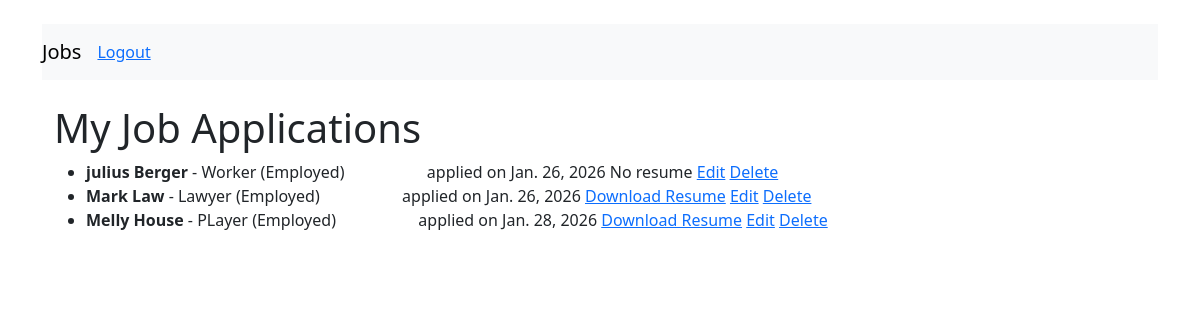
The app's page /jobcbv/ (signed in), older data.
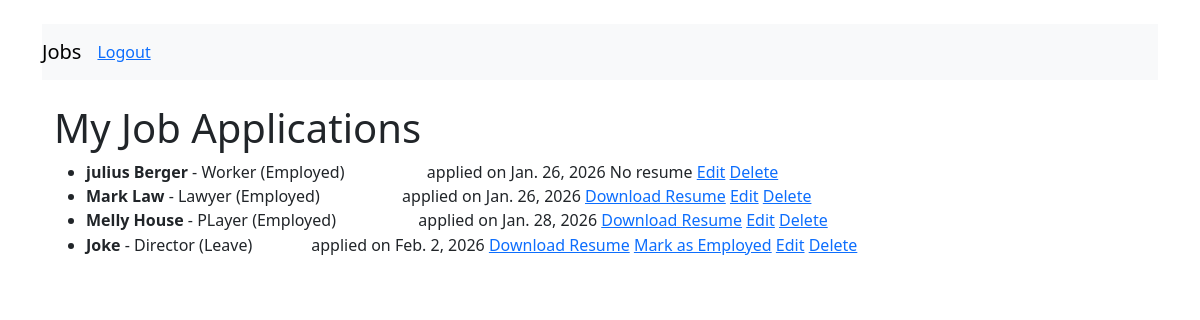
The same page, newer data.
### applications/models.py (models this page shows, shortened)
class JobApplication(models.Model):
    user = models.ForeignKey(User, on_delete=models.CASCADE)
    company = models.CharField(max_length=200)
    role = models.CharField(max_length=200)
    status = models.CharField(max_length=50)
    resume = models.FileField(upload_to='resumes/', blank=True, null=True)
    applied_date = models.DateField(auto_now_add=True)
    class Meta:
        permissions = [
            ("can_mark_employed", "Can mark job as employed"),
            ("can_approve_leave", "Can approve leave status"),
        ]

### applications/views.py (the view)
# urls.py: path('jobcbv/', JobListView.as_view(), name='job_list_cbv'),
class JobListView(LoginRequiredMixin, ListView):
    model = JobApplication
    template_name = 'applications/job_list.html'
    context_object_name = 'jobs'
    def get_queryset(self):
        return JobApplication.objects.filter(user=self.request.user)

### applications/templatetags/job_extras.py (called while the page is built)
@register.filter
def status_badge(value):
    if value.lower() == 'employed':
        return 'badge-success'
    elif value.lower() == 'leave':
        return 'badge-warning'
    else:
        return 'badge-secondary'

### applications/templates/applications/job_list.html (shortened to what this page needs)
{% extends "applications/base.html" %}
{% load job_extras %}
{% block content %}
<h1>My Job Applications</h1>
<ul>
    {% for job in jobs %}
    <li>
        <strong>{{ job.company }}</strong> - {{ job.role }} ({{ job.status }})
        <span class="badge {{ job.status|status_badge }}">{{ job.status }}</span>
        applied on {{ job.applied_date }}
        {% if job.user == request.user %}
        {% if job.resume %}
        <a href="{{ job.resume.url }}">Download Resume</a>
    {% else %}
        No resume
    {% endif %}
    {% if perms.applications.can_mark_employed and job.status != 'Employed' %}
    <a href="{% url 'mark_employed' job.pk %}">Mark as Employed</a>
{% endif %}
            <a href="{% url 'job_edit_cbv' job.pk %}">Edit</a>
            <a href="{% url 'job_delete_cbv' job.pk %}">Delete</a>
        {% endif %}
    </li>
{% empty %}
    <li>No job applications yet.</li>
    <p><a href="{%url 'add_job'%}">Add new Job</a></p>
{% endfor %}
</ul>
{% endblock %}

Row changes from the older to the newer data that the page shows:
added JobApplication: company "Joke", role "Director", status "Leave", applied_date "Feb. 2, 2026", shows "Mark as Employed"
